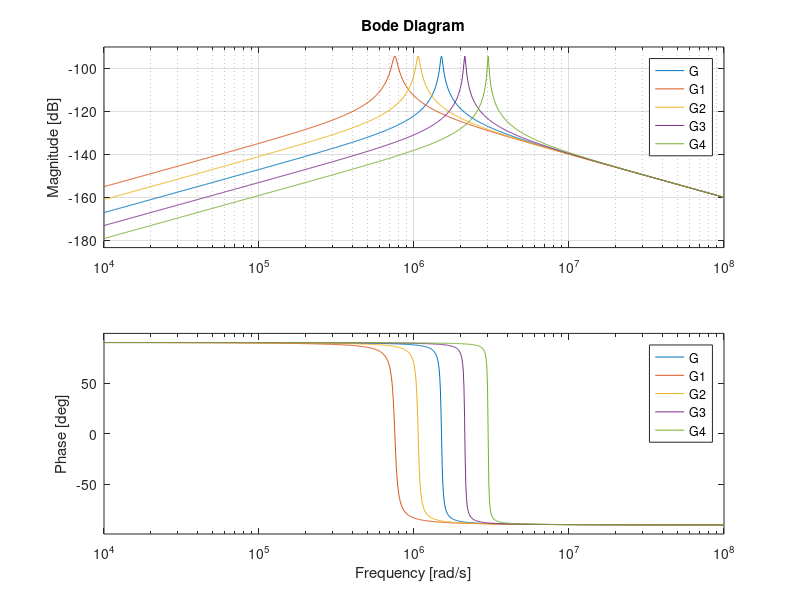

The MATLAB script that drew this image:
% resonance point at different value of capacitance
R=1; L=19.22e-6; C=0.023e-6;
G=tf([1 0],[1 R/L 1/(L*C)]);
C1=4*C; C2=2*C;C3=C/2;C4=C/4;
G1=tf([1 0],[1 R/L 1/(L*C1)]);
G2=tf([1 0],[1 R/L 1/(L*C2)]);
G3=tf([1 0],[1 R/L 1/(L*C3)]);
G4=tf([1 0],[1 R/L 1/(L*C4)]);
bode(G,G1,G2,G3,G4),grid
